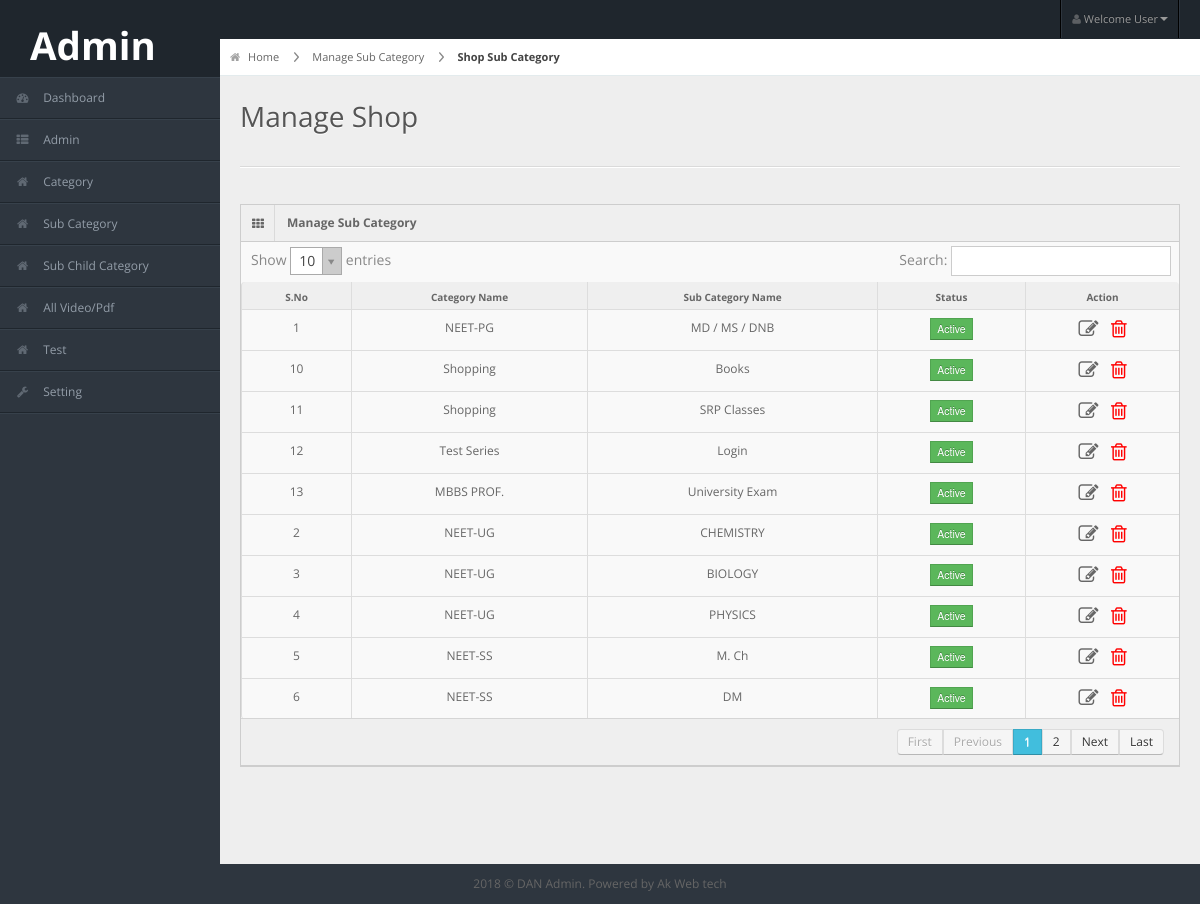
/manage_subcategory.php (signed in), run on the app's committed database.
### tables this page shows
CREATE TABLE `sub_category` (
  `id` int(11) NOT NULL,
  `cat_id` int(11) NOT NULL,
  `sub_cat_name` varchar(255) NOT NULL,
  `status` int(11) NOT NULL,
  `created_on` datetime NOT NULL
);

CREATE TABLE `category` (
  `id` int(11) NOT NULL,
  `category_name` varchar(100) NOT NULL,
  `category_image` varchar(50) NOT NULL,
  `status` int(11) NOT NULL,
  `created_on` date NOT NULL
);

### manage_subcategory.php (the view, shortened to what this page needs)
<?php
$Detials = mysql_query("SELECT * FROM sub_category WHERE status='1' ORDER By cat_id ASC");
?>
<!DOCTYPE html>
<html lang="en">
   <?php include("segment/head.php");?>
<body>
   <?php include("segment/header.php");?>
    <?php include("segment/left_sidebar.php");?>
<div id="content">
  <div id="content-header">
    <div id="breadcrumb"> <a href="dashboard.php" title="Go to Home" class="tip-bottom"><i class="icon-home"></i> Home</a> <a href="#" class="tip-bottom">Manage Sub Category</a> <a href="javascript:void(0);" class="current">Shop Sub Category</a></div>
    <h1>Manage Shop</h1>
  </div>
  <div class="container-fluid">
    <hr>
    <div class="row-fluid">
      <div class="span12">
        <div class="widget-box">
          <div class="widget-title"> <span class="icon"><i class="icon-th"></i></span>
            <h5>Manage Sub Category</h5>
          </div>
          <div class="widget-content nopadding">
		  <div class="table-responsive">
            <table class="table table-bordered data-table">
              <thead>
                <tr>
                  <th>S.No</th>
                  <th>Category Name</th>
                  <th>Sub Category Name</th>
                  <th>Status</th>
                  <th>Action</th>
                </tr>
              </thead>
              <tbody>
			  <?php
			  $sn=1;
			  while($SubCatDetials = mysql_fetch_array($Detials)){?>
                <tr class="gradeX<?=$SubCatDetials['id']?>">
                  <td class="center"><?=$sn;?></td>
                  <td><?php $cat_name = mysql_fetch_array(mysql_query("SELECT * FROM category WHERE id='".$SubCatDetials['cat_id']."'")); echo ucfirst($cat_name['category_name']);?></td>
                  <td><?=ucfirst($SubCatDetials['sub_cat_name']);?></td>
                  <td><?php if($SubCatDetials['status']=='1'){ echo '<button class="btn btn-success btn-mini">Active</button>'; }else{ echo '<button class="btn btn-danger btn-mini">Inactive</button>';} ?></td>
                  <td><a href="edit_subcategory.php?id=<?=base64_encode($SubCatDetials['id']);?>"><span class="icon-edit"><span></a> &nbsp;&nbsp;
				  <a href="javascript:void(0);" onclick="Delete('<?php print $SubCatDetials['id'];?>','<?php print "SubCategory";?>')"><span class="icon-trash"><span></a></td>
                </tr>
			  <?php $sn++;} ?>
              </tbody>
            </table>
          </div>
          </div>
        </div>
      </div>
    </div>
  </div>
</div>
    <?php include("include/footer.php");?>
</body>
</html>

### css/matrix-style.css (style rules this page uses)
* { outline:none !important; -moz-outline: none !important; }
html, body { height:100% }
body { overflow-x: hidden; margin-top: -10px; font-family: 'Open Sans', sans-serif; font-size:12px; color:#666; }
a { color:#666; }
select, textarea, input[type="text"], input[type="password"], input[type="datetime"], input[type="datetime-local"], input[type="date"], input[type="month"], input[type="time"], input[type="week"], input[type="number"], input[type="email"], input[type="url"], input[type="search"], input[type="tel"], input[type="color"], .uneditable-input, .label, .dropdown-menu, .btn, .well, .progress, .table-bordered, .btn-group > .btn:first-child, .btn-group > .btn:last-child, .btn-group > .btn:last-child, .btn-group > .dropdown-toggle, .alert { border-radius:0px; }
.btn, textarea, input[type="text"], input[type="password"], input[type="datetime"], input[type="datetime-local"], input[type="date"], input[type="month"], input[type="time"], input[type="week"], input[type="number"], input[type="email"], input[type="url"], input[type="search"], input[type="tel"], input[type="color"], .uneditable-input { box-shadow:none; }
.progress, .progress-success .bar, .progress .bar-success, .progress-warning .bar, .progress .bar-warning, .progress-danger .bar, .progress .bar-danger, .progress-info .bar, .progress .bar-info, .btn, .btn-primary { background-image:none; }
hr { border-top-color:#dadada; }
#content { background: none repeat scroll 0 0 #eeeeee; margin-left: 220px; margin-right: 0; padding-bottom: 25px; position: relative; min-height:100%; width: auto; }
#content-header { position: abslute; width: 100%; margin-top: -38px; z-index: 20; }
#content-header h1 { color: #555555; font-size: 28px; font-weight: normal; float: none; text-shadow: 0 1px 0 #ffffff; margin-left: 20px; position: relative; }
#content-header h1, #content-header .btn-group { margin-top: 20px; }
#breadcrumb { background-color: #fff; border-bottom: 1px solid #e3ebed; }
#breadcrumb a { padding: 8px 20px 8px 10px; display: inline-block; background-image: url('../img/breadcrumb.png'); background-position: center right; background-repeat: no-repeat; font-size: 11px; color: #666666; }
#breadcrumb a:last-child { background-image:none; }
#breadcrumb a.current { font-weight: bold; color: #444444; }
#breadcrumb a i { margin-right: 5px; opacity: .6; }
.stat-boxes .peity_bar_good, .stat-boxes .peity_line_good, { color: #459D1C; }
.widget-box { background: none repeat scroll 0 0 #F9F9F9; border-left: 1px solid #CDCDCD; border-top: 1px solid #CDCDCD; border-right: 1px solid #CDCDCD; clear: both; margin-top: 16px; margin-bottom: 16px; position: relative; }
.widget-title, .modal-header, .table th, div.dataTables_wrapper .ui-widget-header { background:#efefef; border-bottom: 1px solid #CDCDCD; height: 36px; }
.widget-title span.icon { padding: 9px 10px 7px 11px; float: left; border-right:1px solid #dadada; }
.widget-title h5 { color: #666; float: left; font-size: 12px; font-weight: bold; padding: 12px; line-height: 12px; margin: 0; }
.widget-content { padding:15px; border-bottom: 1px solid #cdcdcd; }
.table th { height: auto; font-size: 10px; padding: 5px 10px 2px; border-bottom: 0; text-align: center; color: #666666; }
.nopadding { padding: 0 !important; }
.nopadding .table { margin-bottom: 0; }
.nopadding .table-bordered { border: 0; }
.icon-trash { font-size: 20px; color:red; }
.icon-edit { font-size: 20px; }
.dataTable td { text-align:center; }

### css/matrix-media.css (style rules this page uses)
body { background:#2E363F; }

### segment/head.php (style rules this page uses)
.table-responsive { min-height:.01%; overflow-x:auto }

### data on the page
sub_category: category.category_name "NEET-PG", sub_cat_name "MD / MS / DNB", status "Active"
sub_category: category.category_name "NEET-UG", sub_cat_name "CHEMISTRY", status "Active"
sub_category: category.category_name "NEET-UG", sub_cat_name "BIOLOGY", status "Active"
sub_category: category.category_name "NEET-UG", sub_cat_name "PHYSICS", status "Active"
sub_category: category.category_name "NEET-SS", sub_cat_name "M. Ch", status "Active"
sub_category: category.category_name "NEET-SS", sub_cat_name "DM", status "Active"
sub_category: category.category_name "Shopping", sub_cat_name "Books", status "Active"
sub_category: category.category_name "Shopping", sub_cat_name "SRP Classes", status "Active"
sub_category: category.category_name "Test Series", sub_cat_name "Login", status "Active"
sub_category: category.category_name "MBBS PROF.", sub_cat_name "University Exam", status "Active"
